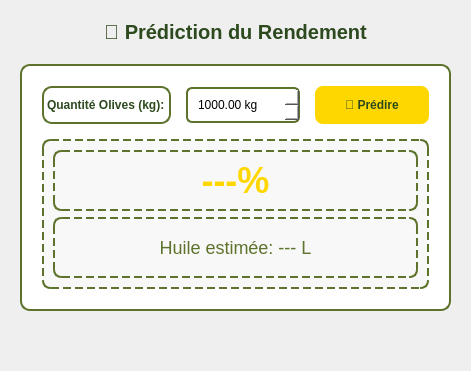
          <widget class="QWidget" name="tab3">
           <attribute name="title">
            <string>Prédiction Rendement</string>
           </attribute>
           <layout class="QVBoxLayout" name="tab3Layout">
            <property name="spacing">
             <number>20</number>
            </property>
            <property name="margin" stdset="0">
             <number>20</number>
            </property>
            <item>
             <widget class="QLabel" name="predTitle">
              <property name="styleSheet">
               <string>font-size: 20px; color: #2d4a1f; font-weight: bold;</string>
              </property>
              <property name="text">
               <string>🔮 Prédiction du Rendement</string>
              </property>
              <property name="alignment">
               <set>Qt::AlignmentFlag::AlignCenter</set>
              </property>
             </widget>
            </item>
            <item>
             <widget class="QFrame" name="predFrame">
              <property name="styleSheet">
               <string>background: white; border: 2px solid #5d732c; border-radius: 10px;</string>
              </property>
              <layout class="QVBoxLayout" name="predLayout">
               <property name="spacing">
                <number>15</number>
               </property>
               <property name="margin" stdset="0">
                <number>20</number>
               </property>
               <item>
                <layout class="QHBoxLayout">
                 <item>
                  <widget class="QLabel" name="labelPredInput">
                   <property name="styleSheet">
                    <string>color: #2d4a1f; font-weight: bold;</string>
                   </property>
                   <property name="text">
                    <string>Quantité Olives (kg):</string>
                   </property>
                  </widget>
                 </item>
                 <item>
                  <widget class="QDoubleSpinBox" name="inputPredOlives">
                   <property name="styleSheet">
                    <string>padding: 8px; border: 2px solid #5d732c; border-radius: 6px;</string>
                   </property>
                   <property name="suffix">
                    <string> kg</string>
                   </property>
                   <property name="maximum">
                    <double>100000.000000000000000</double>
                   </property>
                   <property name="value">
                    <double>1000.000000000000000</double>
                   </property>
                  </widget>
                 </item>
                 <item>
                  <widget class="QPushButton" name="btnPredict">
                   <property name="styleSheet">
                    <string>background: #ffd700; color: #2d4a1f; border: none; padding: 12px 30px; border-radius: 8px; font-weight: bold;</string>
                   </property>
                   <property name="text">
                    <string>🔮 Prédire</string>
                   </property>
                  </widget>
                 </item>
                </layout>
               </item>
               <item>
                <widget class="QFrame" name="predResult">
                 <property name="minimumSize">
                  <size>
                   <width>0</width>
                   <height>150</height>
                  </size>
                 </property>
                 <property name="styleSheet">
                  <string>background: #f8f8f8; border: 2px dashed #5d732c; border-radius: 8px;</string>
                 </property>
                 <layout class="QVBoxLayout">
                  <item>
                   <widget class="QLabel" name="valuePredRendement">
                    <property name="styleSheet">
                     <string>font-size: 36px; color: #ffd700; font-weight: bold;</string>
                    </property>
                    <property name="text">
                     <string>---%</string>
                    </property>
                    <property name="alignment">
                     <set>Qt::AlignmentFlag::AlignCenter</set>
                    </property>
                   </widget>
                  </item>
                  <item>
                   <widget class="QLabel" name="valuePredHuile">
                    <property name="styleSheet">
                     <string>font-size: 18px; color: #5d732c;</string>
                    </property>
                    <property name="text">
                     <string>Huile estimée: --- L</string>
                    </property>
                    <property name="alignment">
                     <set>Qt::AlignmentFlag::AlignCenter</set>
                    </property>
                   </widget>
                  </item>
                 </layout>
                </widget>
               </item>
              </layout>
             </widget>
            </item>
            <item>
             <spacer>
              <property name="orientation">
               <enum>Qt::Orientation::Vertical</enum>
              </property>
              <property name="sizeHint" stdset="0">
               <size>
                <width>20</width>
                <height>40</height>
               </size>
              </property>
             </spacer>
            </item>
           </layout>
          </widget>
